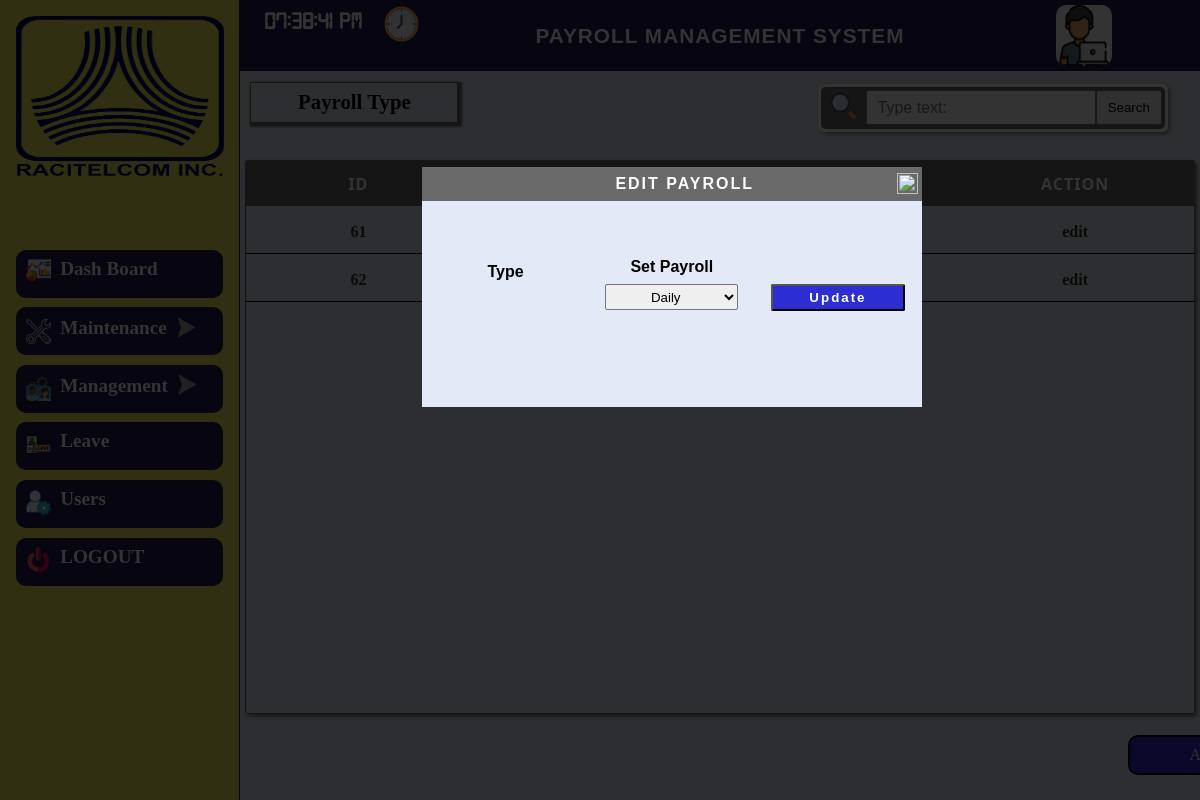
Screenshot of /admin-side/payroll_set/payroll_edit_layout.php with the database file from the repository.
### tables this page shows
CREATE TABLE `tbl_company_information` (
  `ID` int(11) NOT NULL,
  `LOGO` varchar(200) NOT NULL,
  `System_Name` varchar(30) NOT NULL,
  `Company_Name` varchar(30) NOT NULL,
  `State` varchar(20) NOT NULL,
  `City` varchar(20) NOT NULL,
  `Zipcode` varchar(10) NOT NULL,
  `Street` varchar(20) NOT NULL,
  `Building_Number` varchar(10) NOT NULL
);

CREATE TABLE `tbl_payroll_set_date` (
  `Payroll_Set_date_ID` int(11) NOT NULL,
  `Type_Employees` varchar(10) NOT NULL,
  `Payroll_Date_Interval` varchar(15) NOT NULL
);

### admin-side/admin-layout/top_nav_read.php (called while the page is built, shortened)
<?php
      include "../../connection/connection.php";
       $select_title = "SELECT * FROM tbl_company_information order by ID desc ";
       $query_title =mysqli_query($conn,$select_title);
       $res_title = mysqli_fetch_assoc($query_title);
 ?>

### admin-side/payroll_set/read.php (called while the page is built, shortened)
<?php
include "../../connection/connection.php";
$select_type = "SELECT * FROM `tbl_payroll_set_date` ";
$query_type = mysqli_query($conn,$select_type);
$fetch_type = mysqli_fetch_assoc($query_type);
?>

### admin-side/payroll_set/payroll_set_list_edit.php (the view, shortened to what this page needs)
<!DOCTYPE html>
<html>
<head>
	<link rel="stylesheet" type="text/css" href="style.css">
</head>
<body>
	<div class="background">
	<div class="div-background">
			<div class="home-content">
				<div class="user-head">
					<div class="dir-label">
						<div class="left">
							<label>Payroll Type</label>
						</div>
						<div class="right">
							<form method="POST" action="allowance_layout.php">
									<div class="containter-search">
										<div class="containter-input-search">
										<img src="../../icons/search.svg" id="img_search">
										<input type="text" name="name" class="input" placeholder="Type text:">
										<input type="submit" name="submit"  value="Search" class="search">
										</div>
									</div>
								</form>
						</div>
					</div>
				<div class="body-holiday">
						<div class="box-table">
						<table >
							<thead>
								<tr>
									<th>ID</th>
									<th>Type Employee</th>
									<th>Payroll Type</th>
									<th>Action</th>
								</tr>
							</thead>
							<?php do{ ?>
							<tbody>
								<tr>
									<td><?php echo $fetch_type['Payroll_Set_date_ID'] ?></td>
									<td><?php echo $fetch_type['Type_Employees'] ?></td>
									<td><?php if($fetch_type['Payroll_Date_Interval'] == '1days'){
											echo "Daily";
									}elseif($fetch_type['Payroll_Date_Interval'] == '15days'){
										echo "bi weekly";
									}elseif($fetch_type['Payroll_Date_Interval'] == '30days'){
										echo "Monthly";
									}
										?></td>
									<td><a>edit</a></td>
								</tr>
							</tbody>
						<?php }while($fetch_type=$query_type->fetch_assoc());?>
						</table>
					</div>
					</div>
					<div class="footer">
						<a href="#" id="add-deduction">Add Item</a>
					</div>
				</div>
			</div>
			<div class="container_payroll_type">
				<div class="box_payroll_type">
					<form method="POST" action="update_set_payroll.php">
					<div class="header">
						<label>Edit Payroll</label>
						<a href="payroll_layout.php"><img id="close" src="../../icons/close.svg" ></a>
					</div>
					<div class="content">
						<div class="row">
							<label>
								Type
							</label>
						</div>
						<div class="row">
							<label style="bottom:1.5em;">
								Set Payroll
							</label>
							<p>
								<select name="set">
									<option value="1days">Daily</option>
								</select>
							</p>
						</div>
						<div class="row">
								<button type="submit" name="submit">Update</button>
						</div>
					</div>
					</form>
				</div>
			</div>
	</div>
	</div>
</body>
</html>

### admin-side/admin-layout/top_nav.php (shortened to what this page needs)
<?php include"top_nav_read.php"; ?>
<!DOCTYPE html>
<html>
<head>
    <link rel="stylesheet" type="text/css" href="top_nav.css">
</head>
<body>
    <div class="top_div">
       <div class="clock">
           <p id="clock"></p><img src="../../icons/clock.png">
       </div>
       <div class="title1">
           <p><?php echo $res_title['System_Name']; ?></p>
       </div>
       <div class="user">
            <p><img src="../../icons/programmer.png"></p>
            <div class="type">
            </div>
       </div>
    </div>
</body>
</html>

### admin-side/settings/settings_layout.css (style rules this page uses)
* { padding: 0; margin: 0; box-sizing: border-box; }
html,body { position: relative; height: 100%; widows: 100%; }
.top-bot .content { position: relative; height: 92%; width: 100%; }

### admin-side/admin-layout/top_side_bar.css (style rules this page uses)
* { padding: 0; margin: 0; box-sizing: border-box; }
html,body { position: relative; height: 100%; width: 100%; }

### admin-side/admin-layout/top_nav.css (style rules this page uses)
* { padding: 0; margin: 0; box-sizing: border-box; }
html,body { position: relative ; height: 100%; width: 100%; }
.top_div { position: relative; display: flex; flex-direction: row; height: 100%; width: 100%; background-color:#251749; }
.top_div .clock { position: relative; width: 25%; height: 100%; display: flex; flex-direction: row; }
.clock p { position: relative; height: 100%; width: 6em; font-size: 1.5em; color: white; font-weight: 600; padding-left: 1em; padding-top:.5em ; font-family: realtime-clock; }
.clock img { position: relative; height: 2.2em; width: 2.2em; top:.2em ; margin-top:.2em ; }
.top_div .title1 { position: relative; width: 50%; height: 100%; display: flex; justify-content: center; align-items: center; }
.title1 p { position: relative; font-size: 1.3em; text-transform: uppercase; letter-spacing: 1px; font-weight: 600; color: white; }
.top_div .user { position: relative; width: 25%; height: 100%; display: flex; flex-direction: row; }
.user img { position: relative; height: 85%; width: 3.5em; top: 5px; border-radius: 10px; margin-left: 6em; background: white; }
.user .type { position: relative; display: flex; flex-direction: column; }

### rows the page displays
tbl_company_information: System_Name "PAYROLL MANAGEMENT SYSTEM"
tbl_payroll_set_date: Payroll_Set_date_ID "61"
tbl_payroll_set_date: Payroll_Set_date_ID "62"
